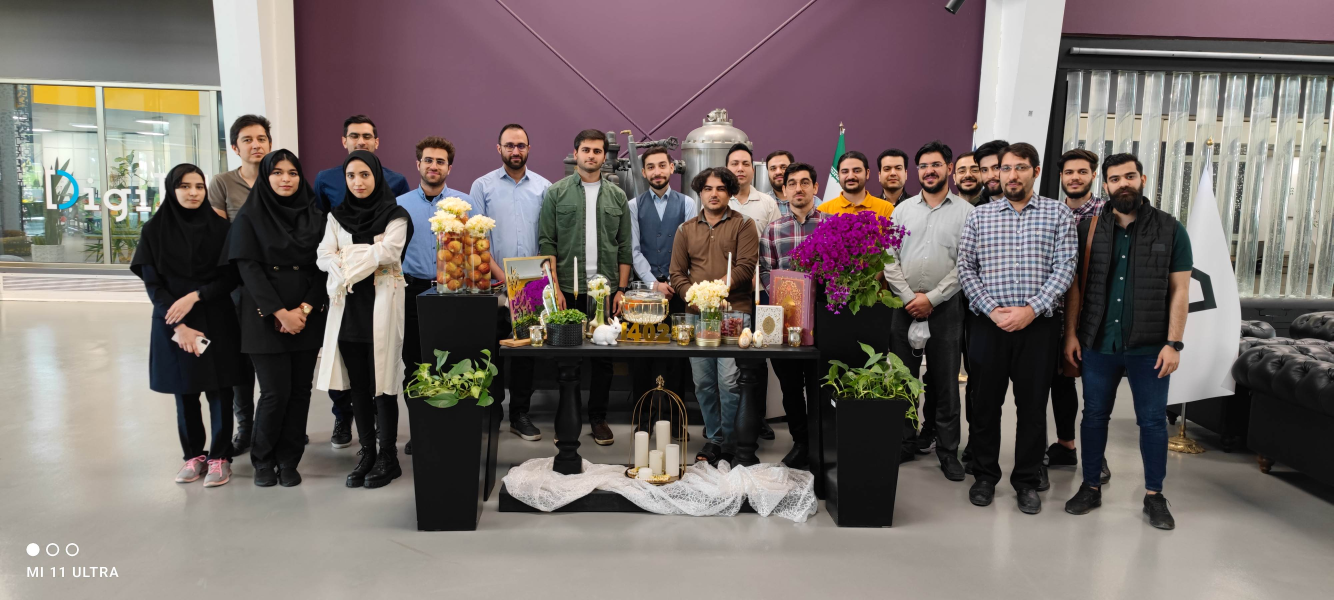
#> input picture 4_image_processing/lesson_4_3_face_detection/input/parstech.jpg, 4000 x 1800 px, given in place of the camera (shown at 1/3 size)
$ python face_detector_video.py
#> lines starting #> are read from the running program, lines starting #| are printed output that depends on the picture
#> further down, frame is the input picture: shape (1800, 4000, 3); mean B, G, R 105.4, 108.4, 118.4
import cv2

def chess_face(image):
    frame_gray = cv2.cvtColor(frame, cv2.COLOR_BGR2GRAY)
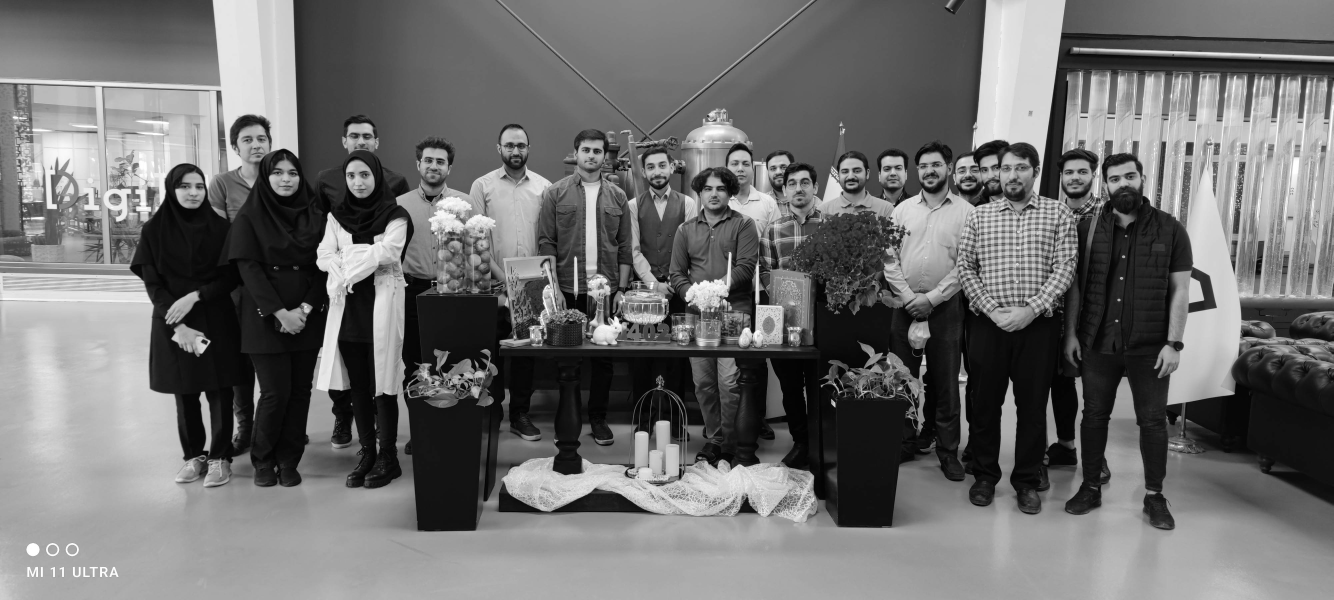
#> frame_gray: shape (1800, 4000) (shown at 1/3 size); min 0, max 255, mean 111
    faces = face_detector.detectMultiScale(frame_gray, 1.3)
#> faces = 20 rows, first 6: [2632, 470, 94, 94], [710, 376, 110, 110], [1728, 417, 94, 94], [1249, 441, 108, 108], [2177, 455, 91, 91], [2739, 456, 104, 104]
    for face in faces:
        x, y, w, h = face
        face_image = image[y:y+h, x:x+w]
        face_image_small = cv2.resize(face_image, [10, 10])
        face_image_big = cv2.resize(face_image_small, [w, h], interpolation=cv2.INTER_NEAREST)
        image[y:y+h, x:x+w] = face_image_big
#> this loop made 20 passes
#> (x, y, w, h) on passes 1 to 12: (2632, 470, 94, 94), (710, 376, 110, 110), (1728, 417, 94, 94), (1249, 441, 108, 108), (2177, 455, 91, 91), (2739, 456, 104, 104), (1919, 459, 105, 105), (2294, 472, 83, 83), (2503, 475, 99, 99), (803, 479, 108, 108), (3173, 475, 109, 109), (528, 522, 100, 100)
#> pass 1, in chess_face, `face_image = image[y:y+h, x:x+w]`:
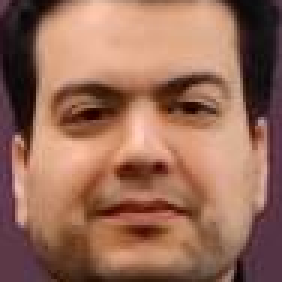
#> face_image: shape (94, 94, 3) (shown 3 times larger); mean B, G, R 87.9, 106.9, 151.9
#> pass 1, in chess_face, `face_image_big = cv2.resize(face_image_small, [w, h], interpolation=cv..`:
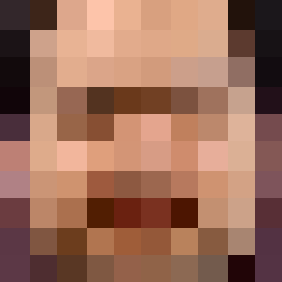
#> face_image_big: shape (94, 94, 3) (shown 3 times larger); mean of channels 0, 1, 2 89.8, 109.2, 155; drawn as B, G, R
#> pass 2, in chess_face, `face_image = image[y:y+h, x:x+w]`:
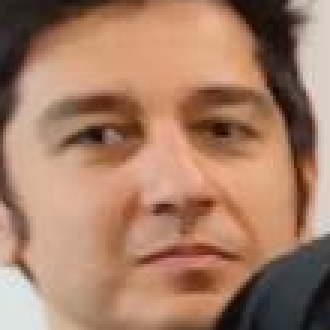
#> face_image: shape (110, 110, 3) (shown 3 times larger); mean B, G, R 102.8, 125.8, 166.1
#> pass 2, in chess_face, `face_image_big = cv2.resize(face_image_small, [w, h], interpolation=cv..`:
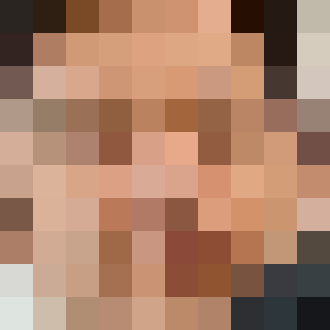
#> face_image_big: shape (110, 110, 3) (shown 3 times larger); mean of channels 0, 1, 2 105.3, 128.9, 170.3; drawn as B, G, R
#> after the loop:
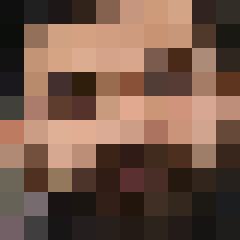
#> face_image: shape (120, 120, 3) (shown 2 times larger); mean B, G, R 72, 86.4, 114.8
    return image

cap = cv2.VideoCapture(0)
face_detector = cv2.CascadeClassifier(cv2.data.haarcascades + "haarcascade_frontalface_alt.xml")

while True:
    _, frame = cap.read()
    frame = chess_face(frame)
    cv2.imshow("result", frame)
    if cv2.waitKey(25) & 0xFF == ord('q'):
#> (key q is pressed here)
        break
